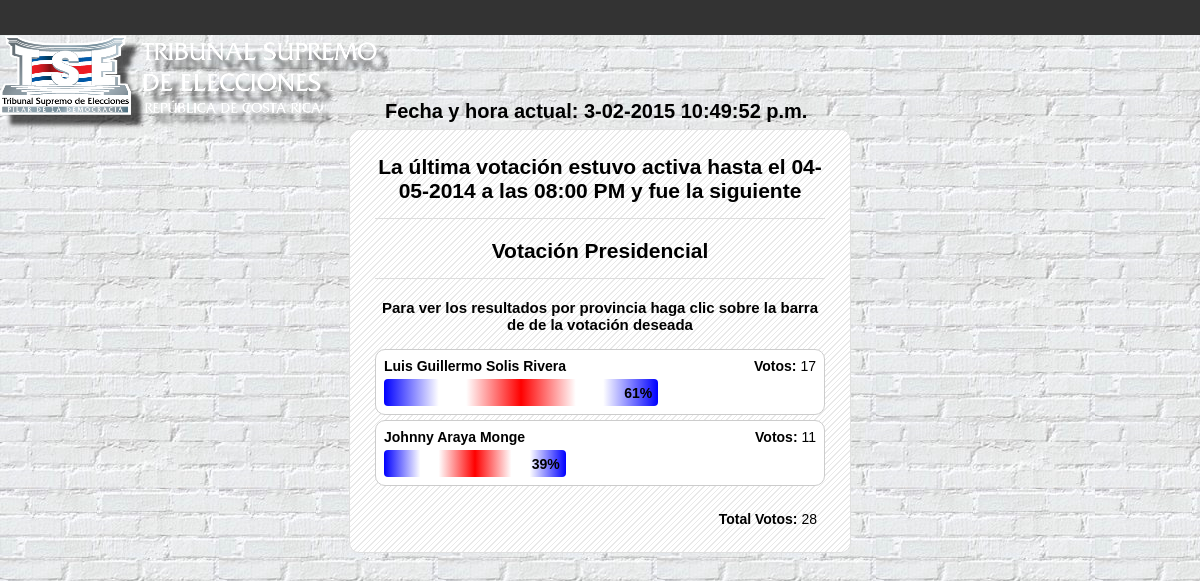
The app's page /screens/resultadoFinal.php with its own data.
### tables this page shows
CREATE TABLE IF NOT EXISTS `Votaciones_Opciones` (
  `PK_IdOpcion` INT NOT NULL AUTO_INCREMENT,
  `FK_IdVotacion` INT NOT NULL,
  `Bandera` VARCHAR(300) NOT NULL,
  `Partido` VARCHAR(100) NOT NULL,
  `Candidato` VARCHAR(100) NOT NULL,
  PRIMARY KEY (`PK_IdOpcion`),
  INDEX `FK_Votaciones_Opciones_Votaciones_idx` (`FK_IdVotacion` ASC),
  CONSTRAINT `FK_Votaciones_Opciones_Votaciones`
    FOREIGN KEY (`FK_IdVotacion`)
    REFERENCES `Votaciones` (`PK_IdVotacion`)
    ON DELETE NO ACTION
    ON UPDATE NO ACTION
);

### includes/conexion.php (called while the page is built, shortened)
<?php
class ConectarMySQL {
    public static function conexion() {
        $mysql_host = "localhost";
        $mysql_database = "elecciones";
        $mysql_user = "root";
        $mysql_password = "12345";
        $conexion = mysql_connect($mysql_host, $mysql_user, $mysql_password);
        $seleccionarBase = mysql_select_db($mysql_database, $conexion);
        return $conexion;
    }
}
?>

### screens/resultadoFinal.php (the view, shortened to what this page needs)
<?php
include '..' . DIRECTORY_SEPARATOR . 'includes' . DIRECTORY_SEPARATOR . 'barra_navegacion_opciones.php';
include '..' . DIRECTORY_SEPARATOR . 'includes' . DIRECTORY_SEPARATOR . 'imagen_tse_opciones.php';
require('../includes/conexion.php');
$sql = "SELECT PK_IdVotacion FROM Votaciones WHERE FechaFin = (SELECT MAX(FechaFin) FROM Votaciones)";
$mod = mysql_query($sql, ConectarMySQL::conexion());
while ($result = mysql_fetch_assoc($mod)) {
    $PK_IdVotacion = $result["PK_IdVotacion"];
}
$sumaTotalVotos = 0;
$sql = "SELECT COUNT(PK_Cedula) as cantidadVotosOpcion FROM Votos WHERE PK_IdVotacion = " . $PK_IdVotacion;
$mod = mysql_query($sql, ConectarMySQL::conexion());
while ($result = mysql_fetch_assoc($mod)) {
    $sumaTotalVotos = $result["cantidadVotosOpcion"];
}
?>
<!DOCTYPE HTML>
<html>
    <head>
        <link rel="stylesheet" href="../css/styles_screens.css">
    </head>
    <body onload="muestraReloj()">
        <div class="wrapResultadoFinal">
        <div id="fechaHoraActualResultadoFinal">
            <span id="fechaHoraJavaScript"></span>
        </div>
            <form action="" method="post">
                <?php
                $aux = 0;
                $sqlVotacion = "SELECT DISTINCT v.PK_IdVotacion, v.Tipo, CASE Tipo WHEN 'P' THEN 'Presidencial' WHEN 'M' THEN 'Municipal' WHEN 'R' THEN 'Referendum' END as 'votacionActiva',
                                       DATE_FORMAT(v.FechaInicio, '%d-%m-%Y') as fechaInicio, DATE_FORMAT(v.FechaInicio, '%h:%i %p') as horaInicio,
                                       DATE_FORMAT(v.FechaFin, '%d-%m-%Y') as fechaFin, DATE_FORMAT(v.FechaFin, '%h:%i %p') as horaFin, vo.PK_IdOpcion, vo.Bandera, vo.Partido, vo.Candidato
                                FROM Votaciones v
                                INNER JOIN Votaciones_Opciones vo
                                ON v.PK_IdVotacion = vo.FK_IdVotacion
                                WHERE PK_IdVotacion = " . $PK_IdVotacion;
                $reqVotacion = mysql_query($sqlVotacion, ConectarMySQL::conexion());
                while ($votosVotacion = mysql_fetch_assoc($reqVotacion)) {
                    $PK_IdOpcion = $votosVotacion["PK_IdOpcion"];
                    $partido = $votosVotacion["Partido"];
                    $votacionActiva = $votosVotacion["votacionActiva"];
                    $nombreCandidado = $votosVotacion["Candidato"];
                    $fechaFinVotacion = $votosVotacion["fechaFin"];
                    $horaFinVotacion = $votosVotacion["horaFin"];
                    $sqlVotacionOpcion = "SELECT COUNT(PK_Cedula) as cantidadVotosOpcion FROM Votos WHERE PK_IdVotacion = " . $PK_IdVotacion . " AND FK_IdOpcion = " . $PK_IdOpcion;
                    $reqVotacionOpcion = mysql_query($sqlVotacionOpcion, ConectarMySQL::conexion());
                    while ($votosOpcion = mysql_fetch_assoc($reqVotacionOpcion)) {
                        $cantidadVotosOpcion = $votosOpcion["cantidadVotosOpcion"];
                    }
                    if ($aux == 0) {
                        $hora = substr($horaFinVotacion, 1, 1);
                        $articuloCorrecto = ($hora == 1) ? "a la" : "a las";
                        echo "<h1>La &uacute;ltima votaci&oacute;n estuvo activa hasta el " . $fechaFinVotacion . " " . $articuloCorrecto . " " . $horaFinVotacion . " y fue la siguiente</h1>";
                        if ($votacionActiva != 'Referendum') {
                            echo '<h1>Votaci&oacute;n ' . $votacionActiva . '</h1>';
                            echo '<center><h2 style="font-size: 15px;">Para ver los resultados por provincia haga clic sobre la barra de de la votaci&oacute;n deseada</h2></center>';
                        } else {
                            echo '<h1>' . $votacionActiva . '</h1>';
                            echo '<center><h2 style="font-size: 15px;">Para ver los resultados por provincia haga clic sobre la barra de la pregunta deseada</h2></center>';
                        }
                        echo '<br/>';
                        echo "<ul class='votacion'>";
                        $aux = 1;
                    }
                    echo '<li><div class="fl"><b>' . $nombreCandidado . '</b></div><div class="fr"><b>Votos:</b> ' . $cantidadVotosOpcion . '</div>';
                    if ($sumaTotalVotos == 0) {
                        echo '<div class="barra cero" style="width:0%;"></div></li>';
                    } else {
                        echo '<a title="' . $partido . ' - ' . $nombreCandidado . '" href="mapaVotacionesFinal.php?PK_IdVotacion=' . $PK_IdVotacion . '&PK_IdOpcion=' . $PK_IdOpcion . '"><div class="barra" style="width:' . ($cantidadVotosOpcion * 100 / $sumaTotalVotos) . '%;">' . round($cantidadVotosOpcion * 100 / $sumaTotalVotos) . '%</div></a></li>';
                    }
                }
                echo '</ul>';
                if (isset($aux)) {
                    echo '<span id="frSuma"><b>Total Votos:</b> ' . $sumaTotalVotos . '</span>';
                    echo '<br />';
                }
                ?>
            </form>
        </div>
        <br />
        <br />
    </body>
</html>

### css/styles_screens.css (style rules this page uses)
.barra { background: lightgray; background: -moz-linear-gradient(left, #0000ff 0%, #ffffff 20%, #ffffff 30%, #ff0000 50%, #ffffff 70%, #ffffff 80%, #0000ff 100%); background: -webkit-linear-gradient(left, #0000ff 0%, #ffffff 20%, #ffffff 30%, #ff0000 50%, #ffffff 70%, #ffffff 80%, #0000ff 100%); background: linear-gradient(to right, #0000ff 0%, #ffffff 20%, #ffffff 30%, #ff0000 50%, #ffffff 70%, #ffffff 80%, #0000ff 100%); clear: both; height: 15px; color: white; font-weight: bold; text-align: right; padding: 6px; border-radius: 4px; max-width: 360px; min-width: 20px; color: black; }
* { margin: 0; padding: 0; font-family: sans-serif; font-size: 14px; }
body { background-image: url("../images/fondo.jpg"); }
a { text-decoration: none; color: red; }
.fr { float: right; }
#frSuma { float: right; margin-right: 8px; }
.fl { float: left; }
#fechaHoraActualResultadoFinal span { float: left; width: 450px; color: #000000; font-size: 20px; font-weight: bold; margin-top: -55px; margin-left: 10px; }
.wrapResultadoFinal { margin-top: 10px; padding: 25px; margin: 0 auto; width: 450px; background-image: url("../images/fondo.gif"); border-radius: 10px; border: 1px solid #E0E0E0; }
h1 { margin-bottom: 20px; font-size: 21px; border-bottom: 1px solid #DDD; padding-bottom: 15px; text-align: center; }
ul.votacion { margin-bottom: 25px; list-style: none; }
.votacion li { padding: 8px; background: white; border-radius: 10px; border: 1px solid #cccccc; margin-bottom: 5px; }
.votacion li a { color: gray; font-weight: bold; font-size: 16px; }
.votacion .fl { margin-bottom: 5px; }
* { margin: 0; }
html, body { height: 97%; }

### records on screen
votaciones_opciones: fechaFinVotacion "04-05-2014", articuloCorrecto "a las", horaFinVotacion "08:00 PM", votacionActiva "Presidencial", Candidato "Luis Guillermo Solis Rivera", cantidadVotosOpcion "17", $cantidadVotosOpcion * 100 / $sumaTotalVotos 60.714285714286 (drawn), sumaTotalVotos "61"
votaciones_opciones: Candidato "Johnny Araya Monge", cantidadVotosOpcion "11", $cantidadVotosOpcion * 100 / $sumaTotalVotos 39.285714285714 (drawn), sumaTotalVotos "39"

### other values on screen
$sumaTotalVotos "28"
